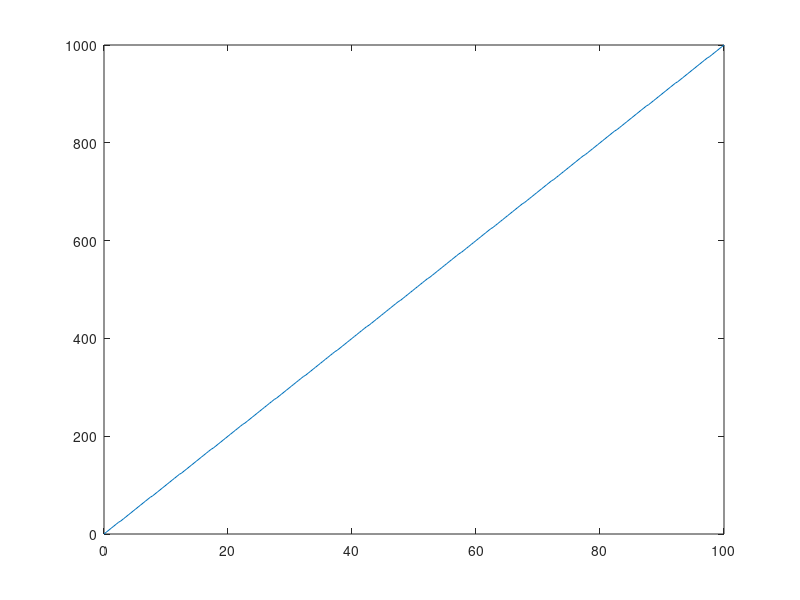

MATLAB code for this plot:
fs = 200e3;
ts = 1 / fs;
f_clk = 200e6;
t_clk = 1 / f_clk; 

%open loop 
%limited to 9 switches in open loop (2^9 options)
ol_duty = linspace(0,100, (2^8));
ol_ton = (ol_duty/100) .* ts; 
ol_ton_clk = ol_ton ./ t_clk;
ol_ton_clk_cycles = round(ol_ton_clk);

%closed loop
%going for .1% duty cycle increments
%limted by 200MHz clock (t_clk = 5ns which is 1/1000 Ts)
cl_duty = 0:0.1:100;
cl_ton = (cl_duty/100) .* ts; 
cl_ton_clk = cl_ton ./ t_clk;
cl_ton_clk_cycles = round(cl_ton_clk);
cl = [cl_duty; cl_ton_clk];

plot(ol_duty, ol_ton_clk_cycles);
A = [ol_duty; ol_ton_clk_cycles];
 

ind = 0:1:255;
D = transpose([ind; ol_ton_clk_cycles]);
